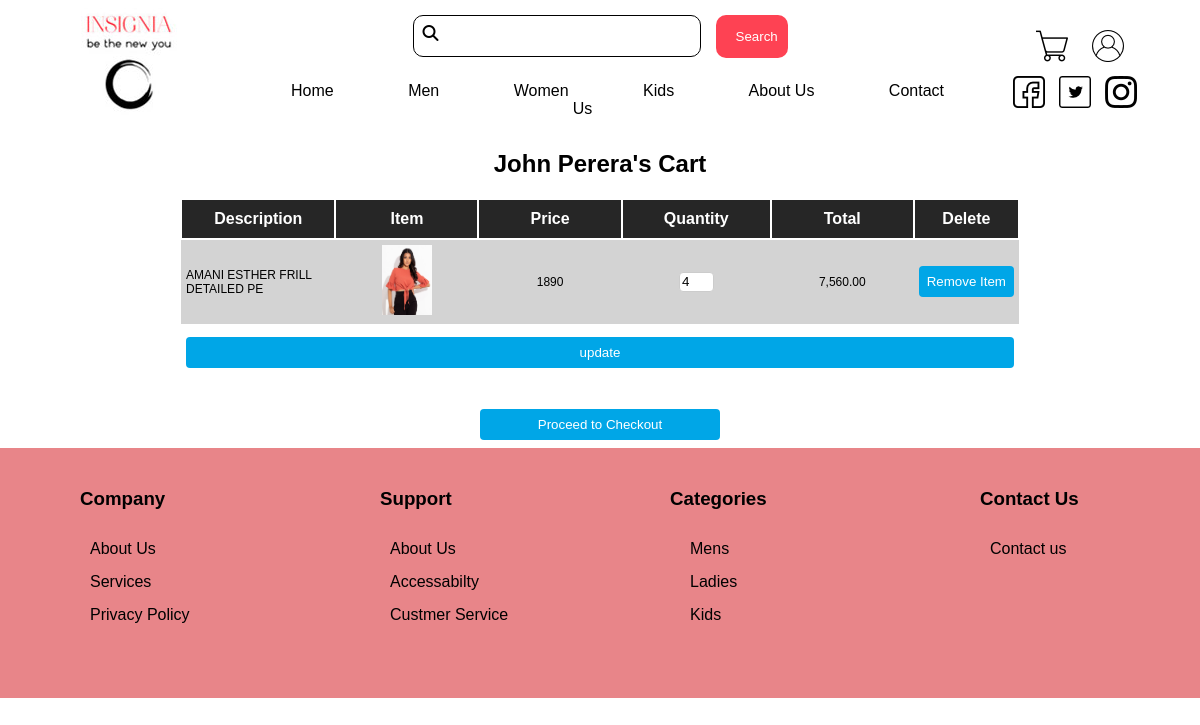
Page /cart.php (signed in) on the committed database.
### tables this page shows
CREATE TABLE `cart_details` (
  `item_code` int(11) NOT NULL,
  `cart_id` int(11) NOT NULL,
  `price` int(11) DEFAULT NULL,
  `size` char(1) NOT NULL,
  `quantity` int(11) NOT NULL
);

CREATE TABLE `item` (
  `item_code` int(11) NOT NULL,
  `name` varchar(30) DEFAULT NULL,
  `unit_price` int(11) NOT NULL,
  `type` varchar(15) NOT NULL,
  `category` varchar(15) NOT NULL,
  `item_desc` varchar(300) DEFAULT NULL,
  `stock` int(11) DEFAULT NULL,
  `image` varchar(100) DEFAULT NULL,
  `admin_id` int(11) NOT NULL,
  `size` varchar(8) DEFAULT NULL
);

### cart.php (the view, shortened to what this page needs)
<?php require 'config.php';
include 'header.php';
?>
	<link rel="stylesheet" href="src/css/cart.css" type="text/css">
</head>
<body>
<center><h2><?php echo $_SESSION['log_name']?>'s Cart</h2></center>
<?php
if(isset($_SESSION['log_user'])){
$cus_id=$_SESSION['log_user'];
$sqli="SELECT cart_id FROM cart WHERE cus_id='" . $cus_id . "'";
$result=$conn->query($sqli);
if($result->num_rows>0){
	while($row=$result->fetch_assoc()){
		$cart_id=$row['cart_id'];
	}
}
}else{
	header("Location:login.php");
}
$sql="SELECT i.name,i.image,i.unit_price,c.quantity,i.item_code FROM cart_details c, item i where c.item_code=i.item_code AND c.cart_id = $cart_id";
$result=$conn->query($sql);
if($result->num_rows>0){
		echo "<form id='Updateform' method='post' action='updateCart.php?cart_id=".$cart_id."'>";
		echo "<div class='cart-table'>" ;
		echo "<center>";
		echo "<table>";
		echo "<th>Description</th>";
		echo "<th>Item</th>";
		echo "<th>Price</th>";
		echo "<th>Quantity</th>";
		echo "<th>Total</th>";
		echo "<th>Delete</th>";
		while($row=$result->fetch_assoc()){
			echo "<tr>";
			echo "<td><p>".$row['name']."</p>";
			echo"</td>";
			echo "<td><center><img src='".$row['image']."'></center></td>";
			echo" <td><center><p>".$row['unit_price']."</p></center></td>";
			echo "<td><center><input type='number' name='quantity[]' min='1 ' value='".$row['quantity']."'></center></td>";
		 	echo "<td><center><p>".number_format($row['unit_price']*$row['quantity'],2)."</p></center></td>";
			echo  "<td><center><input type='submit' formaction='deleteCart.php?it_code=".$row['item_code']."&cart_id=".$cart_id."' name='delete' value='Remove Item'></center></td>";
			echo "</tr>";
		}
		echo "<tr><td colspan='6'><input type='submit' name='update' value='update'></td></tr>";
		echo "</table>";
		echo "</form>";
}
?>
<form method="get" action="Checkout.php">
	<center><input type="submit" name="Prcd_chkOut" value="Proceed to Checkout" style="width: 20%;" ></center>
</form>
<?php include 'footer.php';?>

### src/css/home.css (style rules this page uses)
body { font-family: 'Poppins', sans-serif; background-image: url(../img/back1.jpg); background-size: 100%; overflow-x: hidden; }

### src/css/header_footer.css (style rules this page uses)
body { font-family: 'Poppins', sans-serif; margin: 0; }

### src/css/cart.css (style rules this page uses)
body { font-family: 'Poppins', sans-serif; background-image: url(../img/back1.jpg); background-size: 1360px; }
th { width: 20%; color: white; background-color: #000000d9; padding: 10px; border:2px solid white; }
table { width: 70%; border-collapse: collapse; }
.cart-table { width: 100%; margin:20px 0px 20px 0px; }
.cart-table p { font-size:12px; }
tr:nth-child(even) { border:none; background-color: lightgrey; }
td { padding: 5px; }
.cart-table input[type=number] { width: 25%; height: 20px; box-sizing: border-box; display: inline-block; outline: none; border: 1px solid #ccc; border-radius: 4px; }
.cart-table img { width: 50px; height: 70px; }
input[type=submit] { width: 100%; background-color: #00a6e7; color: white; padding: 8px; margin: 8px 0; border: none; border-radius: 4px; cursor: pointer; }

### rows in the picture
cart_details: item_code.name "AMANI ESTHER FRILL DETAILED PE", item_code.image (picture), item_code.unit_price "1890", quantity "4", $row['unit_price']*$row['quantity'] "7,560.00"

### other values in the picture
$_SESSION['log_name'] "John Perera"
